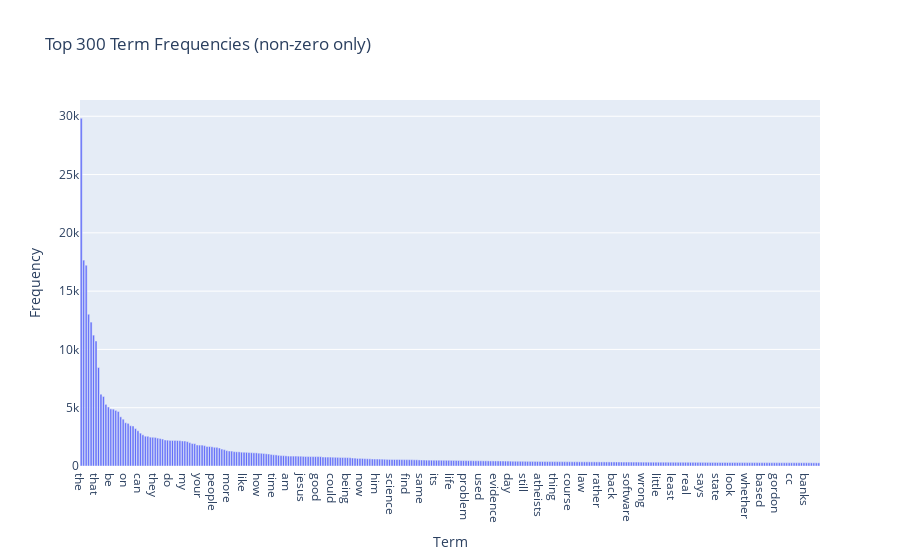

This figure's notebook cell:
### Markdown cell above
### >>> **Exercise 14 (take home):** 
Additionally, you can attempt to sort the terms on the `x-axis` by frequency instead of in alphabetical order. This way the visualization is more meaninfgul and you will be able to observe the so called [long tail](https://en.wikipedia.org/wiki/Long_tail) (get familiar with this term since it will appear a lot in data mining and other statistics courses). see picture below

![alt txt](https://upload.wikimedia.org/wikipedia/commons/thumb/8/8a/Long_tail.svg/1000px-Long_tail.svg.png)

### Code cell
# Answer here
fig = px.bar(x=terms_top, y=freqs_top,
             labels={'x': 'Term', 'y': 'Frequency'},
             title='Top 300 Term Frequencies (non-zero only)')

fig.update_traces(hovertemplate="<b>%{x}</b><br>freq=%{y}<extra></extra>")
fig.show()

### Figure 1 — Plotly figure (JSON) as saved in the notebook; plotly's stock layout.template omitted (floating-point values rounded to 4 significant figures; data arrays with more than 128 entries replaced by an {"elided": "..."} marker saying what was removed)
{"data": [{"hovertemplate": "<b>%{x}</b><br>freq=%{y}<extra></extra>", "legendgroup": "", "marker": {"color": "#636efa", "pattern": {"shape": ""}}, "name": "", "orientation": "v", "showlegend": false, "textposition": "auto", "type": "bar", "x": {"elided": "300 str values"}, "xaxis": "x", "y": {"elided": "300 int values"}, "yaxis": "y"}], "layout": {"barmode": "relative", "legend": {"tracegroupgap": 0}, "title": {"text": "Top 300 Term Frequencies (non-zero only)"}, "xaxis": {"anchor": "y", "domain": [0, 1], "title": {"text": "Term"}}, "yaxis": {"anchor": "x", "domain": [0, 1], "title": {"text": "Frequency"}}}}
